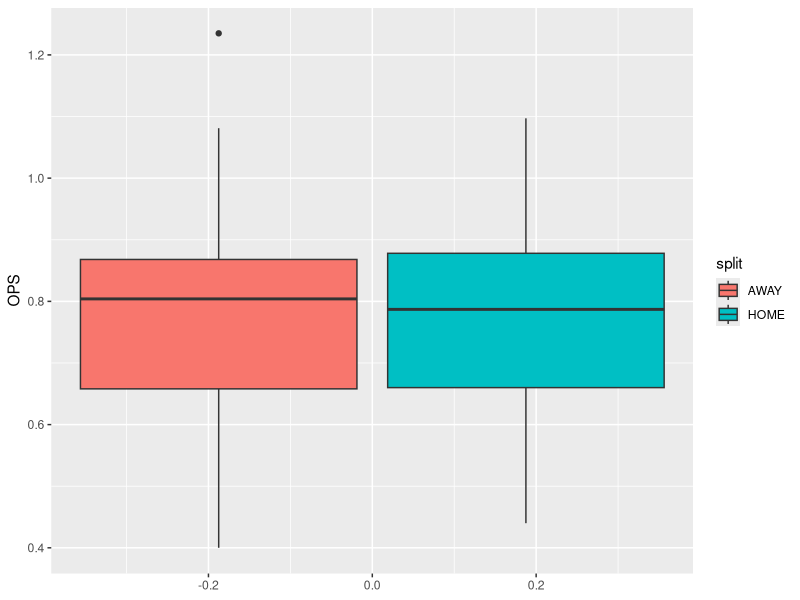

Recreate this plot in R.
## ---- chunk 1
knitr::opts_chunk$set(echo = TRUE)
## ---- chunk 2
library(dplyr)
library(tidyverse)
## ---- chunk 3
astros_home <- read.csv("./data/astros_2017_player_splits_home.csv") %>%
  mutate(Name = str_split_fixed(Name, "\\\\", 2)[,1]) %>%
  mutate(split = "HOME")

astros_away <- read.csv("./data/astros_2017_player_splits_away.csv")%>%
  mutate(Name = str_split_fixed(Name, "\\\\", 2)[,1]) %>%
  mutate(split = "AWAY")

astros_2017 <- rbind(astros_home[-length(astros_home[,1]),], astros_away[-length(astros_home[,1]),])
## ---- chunk 4
head(astros_home)
## ---- chunk 5
head(astros_away)
## ---- chunk 6
astros_2017 %>%
  drop_na() %>%
  ggplot() +
    geom_boxplot(aes(y=OPS, fill=split))
